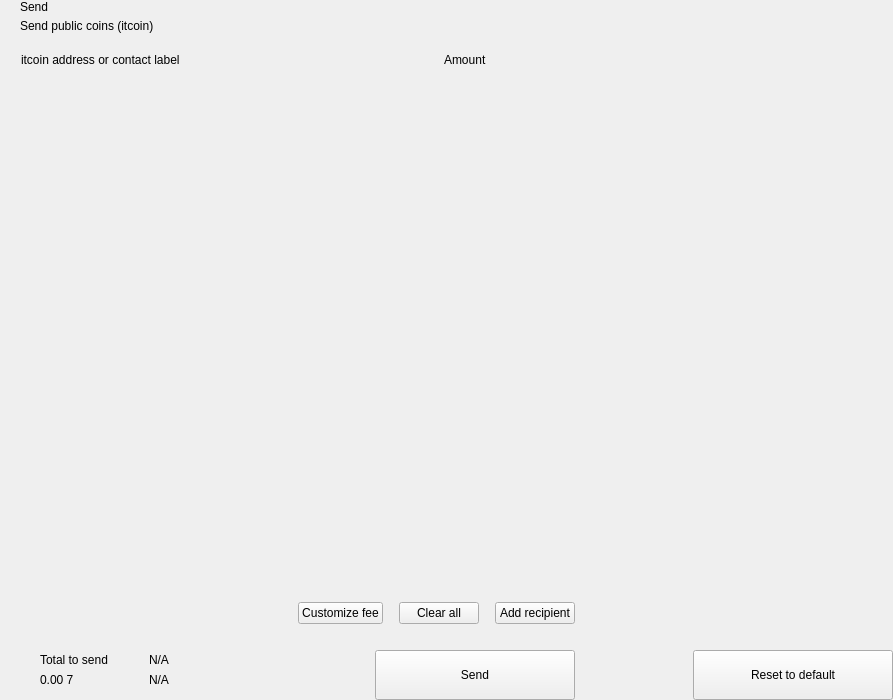
<?xml version="1.0" encoding="UTF-8"?>
<ui version="4.0">
 <class>send</class>
 <widget class="QWidget" name="send">
  <property name="geometry">
   <rect>
    <x>0</x>
    <y>0</y>
    <width>893</width>
    <height>700</height>
   </rect>
  </property>
  <property name="windowTitle">
   <string>Form</string>
  </property>
  <layout class="QHBoxLayout" name="horizontalLayout_2" stretch="2,1">
   <property name="spacing">
    <number>0</number>
   </property>
   <property name="leftMargin">
    <number>0</number>
   </property>
   <property name="topMargin">
    <number>0</number>
   </property>
   <property name="rightMargin">
    <number>0</number>
   </property>
   <property name="bottomMargin">
    <number>0</number>
   </property>
   <item>
    <widget class="QWidget" name="left" native="true">
     <layout class="QVBoxLayout" name="verticalLayout_3">
      <property name="spacing">
       <number>0</number>
      </property>
      <property name="leftMargin">
       <number>0</number>
      </property>
      <property name="topMargin">
       <number>0</number>
      </property>
      <property name="rightMargin">
       <number>0</number>
      </property>
      <property name="bottomMargin">
       <number>0</number>
      </property>
      <item>
       <layout class="QVBoxLayout" name="verticalLayout_22" stretch="0,0,0,1,0,0,0,0">
        <property name="spacing">
         <number>0</number>
        </property>
        <item>
         <layout class="QHBoxLayout" name="horizontalLayout_3">
          <property name="spacing">
           <number>0</number>
          </property>
          <property name="leftMargin">
           <number>20</number>
          </property>
          <property name="rightMargin">
           <number>20</number>
          </property>
          <item>
           <layout class="QVBoxLayout" name="verticalLayout">
            <property name="spacing">
             <number>5</number>
            </property>
            <item>
             <widget class="QLabel" name="labelTitle">
              <property name="text">
               <string>Send</string>
              </property>
              <property name="alignment">
               <set>Qt::AlignLeading|Qt::AlignLeft|Qt::AlignVCenter</set>
              </property>
             </widget>
            </item>
            <item>
             <widget class="QLabel" name="labelSubtitle1">
              <property name="text">
               <string>Send public coins (itcoin)</string>
              </property>
             </widget>
            </item>
           </layout>
          </item>
          <item>
           <spacer name="horizontalSpacer">
            <property name="orientation">
             <enum>Qt::Horizontal</enum>
            </property>
            <property name="sizeHint" stdset="0">
             <size>
              <width>40</width>
              <height>20</height>
             </size>
            </property>
           </spacer>
          </item>
         </layout>
        </item>
        <item>
         <spacer name="verticalSpacer_2">
          <property name="orientation">
           <enum>Qt::Vertical</enum>
          </property>
          <property name="sizeType">
           <enum>QSizePolicy::Fixed</enum>
          </property>
          <property name="sizeHint" stdset="0">
           <size>
            <width>20</width>
            <height>20</height>
           </size>
          </property>
         </spacer>
        </item>
        <item>
         <layout class="QHBoxLayout" name="horizontalLayout" stretch="6,0,2">
          <property name="spacing">
           <number>0</number>
          </property>
          <property name="leftMargin">
           <number>10</number>
          </property>
          <property name="topMargin">
           <number>0</number>
          </property>
          <property name="rightMargin">
           <number>20</number>
          </property>
          <property name="bottomMargin">
           <number>0</number>
          </property>
          <item>
           <widget class="QLabel" name="labelSubtitleAddress">
            <property name="styleSheet">
             <string notr="true">margin-left:8px;</string>
            </property>
            <property name="text">
             <string>itcoin address or contact label</string>
            </property>
           </widget>
          </item>
          <item>
           <spacer name="horizontalSpacer_3">
            <property name="orientation">
             <enum>Qt::Horizontal</enum>
            </property>
            <property name="sizeType">
             <enum>QSizePolicy::Fixed</enum>
            </property>
            <property name="sizeHint" stdset="0">
             <size>
              <width>40</width>
              <height>1</height>
             </size>
            </property>
           </spacer>
          </item>
          <item>
           <widget class="QLabel" name="labelSubtitleAmount">
            <property name="text">
             <string>Amount</string>
            </property>
           </widget>
          </item>
         </layout>
        </item>
        <item>
         <widget class="QScrollArea" name="scrollArea">
          <property name="minimumSize">
           <size>
            <width>0</width>
            <height>350</height>
           </size>
          </property>
          <property name="styleSheet">
           <string notr="true">#scrollArea {
            background:transparent;
            margin-top:10px;
}</string>
          </property>
          <property name="horizontalScrollBarPolicy">
           <enum>Qt::ScrollBarAlwaysOff</enum>
          </property>
          <property name="sizeAdjustPolicy">
           <enum>QAbstractScrollArea::AdjustIgnored</enum>
          </property>
          <property name="widgetResizable">
           <bool>true</bool>
          </property>
          <property name="alignment">
           <set>Qt::AlignLeading|Qt::AlignLeft|Qt::AlignTop</set>
          </property>
          <widget class="QWidget" name="scrollAreaWidgetContents">
           <property name="geometry">
            <rect>
             <x>0</x>
             <y>0</y>
             <width>591</width>
             <height>16</height>
            </rect>
           </property>
           <property name="sizePolicy">
            <sizepolicy hsizetype="Preferred" vsizetype="Maximum">
             <horstretch>0</horstretch>
             <verstretch>0</verstretch>
            </sizepolicy>
           </property>
           <property name="autoFillBackground">
            <bool>false</bool>
           </property>
           <property name="styleSheet">
            <string notr="true">#scrollAreaWidgetContents {
             background:transparent;
             }</string>
           </property>
           <layout class="QVBoxLayout" name="verticalLayout_7">
            <property name="spacing">
             <number>0</number>
            </property>
            <property name="sizeConstraint">
             <enum>QLayout::SetDefaultConstraint</enum>
            </property>
            <property name="leftMargin">
             <number>0</number>
            </property>
            <property name="topMargin">
             <number>0</number>
            </property>
            <property name="rightMargin">
             <number>0</number>
            </property>
            <property name="bottomMargin">
             <number>0</number>
            </property>
           </layout>
          </widget>
         </widget>
        </item>
        <item>
         <spacer name="verticalSpacer_4">
          <property name="orientation">
           <enum>Qt::Vertical</enum>
          </property>
          <property name="sizeType">
           <enum>QSizePolicy::Fixed</enum>
          </property>
          <property name="sizeHint" stdset="0">
           <size>
            <width>20</width>
            <height>20</height>
           </size>
          </property>
         </spacer>
        </item>
        <item>
         <layout class="QHBoxLayout" name="horizontalLayout_20">
          <property name="spacing">
           <number>6</number>
          </property>
          <property name="leftMargin">
           <number>20</number>
          </property>
          <property name="rightMargin">
           <number>20</number>
          </property>
          <item>
           <spacer name="horizontalSpacer_4">
            <property name="orientation">
             <enum>Qt::Horizontal</enum>
            </property>
            <property name="sizeHint" stdset="0">
             <size>
              <width>10</width>
              <height>20</height>
             </size>
            </property>
           </spacer>
          </item>
          <item>
           <widget class="QPushButton" name="pushButtonFee">
            <property name="focusPolicy">
             <enum>Qt::NoFocus</enum>
            </property>
            <property name="text">
             <string>Customize fee</string>
            </property>
           </widget>
          </item>
          <item>
           <spacer name="horizontalSpacer_11">
            <property name="orientation">
             <enum>Qt::Horizontal</enum>
            </property>
            <property name="sizeType">
             <enum>QSizePolicy::Minimum</enum>
            </property>
            <property name="sizeHint" stdset="0">
             <size>
              <width>10</width>
              <height>20</height>
             </size>
            </property>
           </spacer>
          </item>
          <item>
           <widget class="QPushButton" name="pushButtonClear">
            <property name="focusPolicy">
             <enum>Qt::NoFocus</enum>
            </property>
            <property name="layoutDirection">
             <enum>Qt::RightToLeft</enum>
            </property>
            <property name="text">
             <string>Clear all</string>
            </property>
           </widget>
          </item>
          <item>
           <spacer name="horizontalSpacer_6">
            <property name="orientation">
             <enum>Qt::Horizontal</enum>
            </property>
            <property name="sizeType">
             <enum>QSizePolicy::Fixed</enum>
            </property>
            <property name="sizeHint" stdset="0">
             <size>
              <width>10</width>
              <height>20</height>
             </size>
            </property>
           </spacer>
          </item>
          <item>
           <widget class="QPushButton" name="pushButtonAddRecipient">
            <property name="focusPolicy">
             <enum>Qt::NoFocus</enum>
            </property>
            <property name="text">
             <string>Add recipient</string>
            </property>
           </widget>
          </item>
         </layout>
        </item>
        <item>
         <spacer name="verticalSpacer">
          <property name="orientation">
           <enum>Qt::Vertical</enum>
          </property>
          <property name="sizeType">
           <enum>QSizePolicy::Fixed</enum>
          </property>
          <property name="sizeHint" stdset="0">
           <size>
            <width>20</width>
            <height>16</height>
           </size>
          </property>
         </spacer>
        </item>
        <item>
         <layout class="QHBoxLayout" name="horizontalLayout_7">
          <property name="rightMargin">
           <number>20</number>
          </property>
          <item>
           <layout class="QHBoxLayout" name="horizontalLayout_10">
            <property name="spacing">
             <number>0</number>
            </property>
            <property name="leftMargin">
             <number>8</number>
            </property>
            <item>
             <widget class="QStackedWidget" name="stackedWidget">
              <property name="minimumSize">
               <size>
                <width>0</width>
                <height>60</height>
               </size>
              </property>
              <property name="maximumSize">
               <size>
                <width>16777215</width>
                <height>60</height>
               </size>
              </property>
              <widget class="QWidget" name="page1">
               <layout class="QVBoxLayout" name="verticalLayout_71" stretch="0">
                <property name="spacing">
                 <number>6</number>
                </property>
                <property name="leftMargin">
                 <number>12</number>
                </property>
                <property name="topMargin">
                 <number>0</number>
                </property>
                <property name="rightMargin">
                 <number>0</number>
                </property>
                <property name="bottomMargin">
                 <number>0</number>
                </property>
                <item>
                 <widget class="QWidget" name="coinWidget" native="true">
                  <property name="minimumSize">
                   <size>
                    <width>0</width>
                    <height>60</height>
                   </size>
                  </property>
                  <property name="maximumSize">
                   <size>
                    <width>16777215</width>
                    <height>60</height>
                   </size>
                  </property>
                  <layout class="QHBoxLayout" name="horizontalLayout_9">
                   <property name="spacing">
                    <number>0</number>
                   </property>
                   <property name="leftMargin">
                    <number>20</number>
                   </property>
                   <property name="topMargin">
                    <number>10</number>
                   </property>
                   <property name="rightMargin">
                    <number>20</number>
                   </property>
                   <property name="bottomMargin">
                    <number>10</number>
                   </property>
                   <item>
                    <layout class="QVBoxLayout" name="verticalSend">
                     <property name="spacing">
                      <number>0</number>
                     </property>
                     <item>
                      <widget class="QLabel" name="labelTitleTotalSend">
                       <property name="text">
                        <string>Total to send</string>
                       </property>
                      </widget>
                     </item>
                     <item>
                      <widget class="QLabel" name="labelAmountSend">
                       <property name="text">
                        <string notr="true">0.00 7</string>
                       </property>
                      </widget>
                     </item>
                    </layout>
                   </item>
                   <item>
                    <spacer name="horizontalSpacer_9">
                     <property name="orientation">
                      <enum>Qt::Horizontal</enum>
                     </property>
                     <property name="sizeType">
                      <enum>QSizePolicy::Fixed</enum>
                     </property>
                     <property name="sizeHint" stdset="0">
                      <size>
                       <width>20</width>
                       <height>20</height>
                      </size>
                     </property>
                    </spacer>
                   </item>
                   <item>
                    <widget class="QLabel" name="labelLine">
                     <property name="minimumSize">
                      <size>
                       <width>1</width>
                       <height>0</height>
                      </size>
                     </property>
                     <property name="maximumSize">
                      <size>
                       <width>1</width>
                       <height>16777215</height>
                      </size>
                     </property>
                     <property name="text">
                      <string/>
                     </property>
                    </widget>
                   </item>
                   <item>
                    <spacer name="horizontalSpacer_10">
                     <property name="orientation">
                      <enum>Qt::Horizontal</enum>
                     </property>
                     <property name="sizeType">
                      <enum>QSizePolicy::Fixed</enum>
                     </property>
                     <property name="sizeHint" stdset="0">
                      <size>
                       <width>20</width>
                       <height>20</height>
                      </size>
                     </property>
                    </spacer>
                   </item>
                   <item>
                    <layout class="QVBoxLayout" name="verticalRemaining">
                     <property name="spacing">
                      <number>0</number>
                     </property>
                     <item>
                      <widget class="QLabel" name="labelTitleTotalRemaining">
                       <property name="text">
                        <string notr="true">N/A</string>
                       </property>
                      </widget>
                     </item>
                     <item>
                      <widget class="QLabel" name="labelAmountRemaining">
                       <property name="text">
                        <string notr="true">N/A</string>
                       </property>
                      </widget>
                     </item>
                    </layout>
                   </item>
                  </layout>
                 </widget>
                </item>
               </layout>
              </widget>
              <widget class="QWidget" name="page_2"/>
             </widget>
            </item>
           </layout>
          </item>
          <item>
           <spacer name="horizontalSpacer_5">
            <property name="orientation">
             <enum>Qt::Horizontal</enum>
            </property>
            <property name="sizeType">
             <enum>QSizePolicy::Expanding</enum>
            </property>
            <property name="sizeHint" stdset="0">
             <size>
              <width>40</width>
              <height>20</height>
             </size>
            </property>
           </spacer>
          </item>
          <item alignment="Qt::AlignBottom">
           <widget class="QPushButton" name="pushButtonSave">
            <property name="minimumSize">
             <size>
              <width>200</width>
              <height>50</height>
             </size>
            </property>
            <property name="maximumSize">
             <size>
              <width>200</width>
              <height>50</height>
             </size>
            </property>
            <property name="focusPolicy">
             <enum>Qt::NoFocus</enum>
            </property>
            <property name="text">
             <string>Send</string>
            </property>
           </widget>
          </item>
         </layout>
        </item>
       </layout>
      </item>
     </layout>
    </widget>
   </item>
   <item>
    <widget class="QWidget" name="right" native="true">
     <layout class="QVBoxLayout" name="verticalLayout_5">
      <property name="leftMargin">
       <number>0</number>
      </property>
      <property name="topMargin">
       <number>0</number>
      </property>
      <property name="rightMargin">
       <number>0</number>
      </property>
      <property name="bottomMargin">
       <number>0</number>
      </property>
      <item>
       <layout class="QVBoxLayout" name="verticalLayout_4">
        <property name="spacing">
         <number>6</number>
        </property>
        <item>
         <widget class="OptionButton" name="btnCoinControl" native="true">
          <property name="minimumSize">
           <size>
            <width>0</width>
            <height>50</height>
           </size>
          </property>
         </widget>
        </item>
        <item>
         <widget class="OptionButton" name="btnChangeAddress" native="true">
          <property name="minimumSize">
           <size>
            <width>0</width>
            <height>50</height>
           </size>
          </property>
         </widget>
        </item>
        <item>
         <widget class="OptionButton" name="btnUri" native="true">
          <property name="minimumSize">
           <size>
            <width>0</width>
            <height>50</height>
           </size>
          </property>
         </widget>
        </item>
        <item>
         <spacer name="verticalSpacer_5">
          <property name="orientation">
           <enum>Qt::Vertical</enum>
          </property>
          <property name="sizeHint" stdset="0">
           <size>
            <width>20</width>
            <height>40</height>
           </size>
          </property>
         </spacer>
        </item>
        <item>
         <layout class="QHBoxLayout" name="horizontalLayout_8">
          <item>
           <spacer name="horizontalSpacer_7">
            <property name="orientation">
             <enum>Qt::Horizontal</enum>
            </property>
            <property name="sizeHint" stdset="0">
             <size>
              <width>40</width>
              <height>20</height>
             </size>
            </property>
           </spacer>
          </item>
          <item>
           <widget class="QPushButton" name="pushButtonReset">
            <property name="minimumSize">
             <size>
              <width>200</width>
              <height>50</height>
             </size>
            </property>
            <property name="maximumSize">
             <size>
              <width>200</width>
              <height>50</height>
             </size>
            </property>
            <property name="focusPolicy">
             <enum>Qt::NoFocus</enum>
            </property>
            <property name="text">
             <string>Reset to default</string>
            </property>
           </widget>
          </item>
         </layout>
        </item>
       </layout>
      </item>
     </layout>
    </widget>
   </item>
  </layout>
 </widget>
 <customwidgets>
  <customwidget>
   <class>OptionButton</class>
   <extends>QWidget</extends>
   <header>qt/pivx/optionbutton.h</header>
   <container>1</container>
  </customwidget>
 </customwidgets>
 <resources/>
 <connections/>
</ui>
